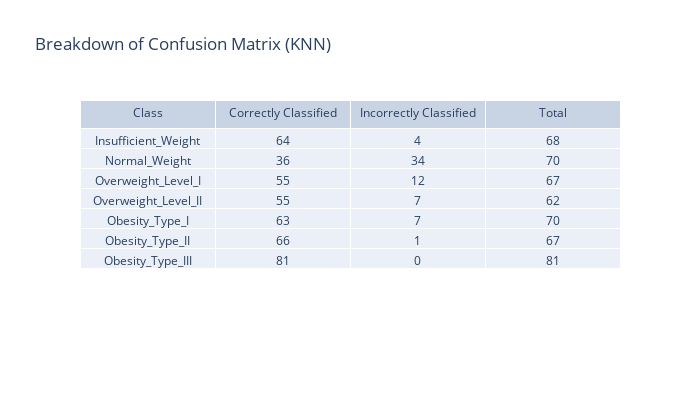

Source (notebook cell):
### Markdown cell above
#### Evaluation

### Code cell
cv_score = np.array(cross_val_score(knn, X_train,y_train, cv=10)).mean()
cf_matrix = confusion_matrix(y_test,ypred)
metrics = precision_recall_fscore_support(y_test,ypred,average="weighted")
precision,recall,f1=metrics[0],metrics[1],metrics[2]
accuracy= accuracy_score(y_test,ypred)

print("Cross Validation Score: {0}\nPrecision Score: {1}\nRecall Score: {2}\nF1 score: {3}\nAccuracy: {4}".format(cv_score,precision,recall,f1,accuracy))

print("\nConfusion Matrix \n----------------")
sns.heatmap(pd.DataFrame(cf_matrix, labels, labels), annot=True, annot_kws={"size": 14},cmap = 'coolwarm') # font size
plt.title("Confusion Matrix (KNN)",loc='left', fontweight='bold',  style='italic')
plt.savefig('Graphs/Confusion Matrix (KNN).png', bbox_inches='tight')

plt.show()

interpret_confusion_matrix(cf_matrix,"Breakdown of Confusion Matrix (KNN)", labels)

### Figure 1 — Plotly figure (JSON) as saved in the notebook; plotly's stock layout.template omitted (floating-point values rounded to 4 significant figures)
{"data": [{"cells": {"values": [["Insufficient_Weight", "Normal_Weight", "Overweight_Level_I", "Overweight_Level_II", "Obesity_Type_I", "Obesity_Type_II", "Obesity_Type_III"], [64, 36, 55, 55, 63, 66, 81], [4, 34, 12, 7, 7, 1, 0], [68, 70, 67, 62, 70, 67, 81]]}, "columnwidth": 5, "header": {"values": ["Class", "Correctly Classified", "Incorrectly Classified", "Total"]}, "type": "table"}], "layout": {"height": 400, "title": {"text": "Breakdown of Confusion Matrix (KNN)"}, "width": 700}}
